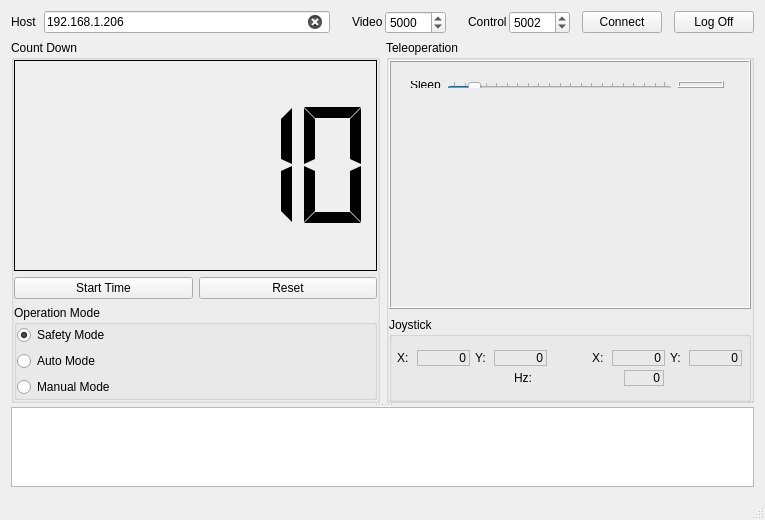
<?xml version="1.0" encoding="UTF-8"?>
<ui version="4.0">
 <class>MainWindow</class>
 <widget class="QMainWindow" name="MainWindow">
  <property name="geometry">
   <rect>
    <x>0</x>
    <y>0</y>
    <width>765</width>
    <height>520</height>
   </rect>
  </property>
  <property name="sizePolicy">
   <sizepolicy hsizetype="Preferred" vsizetype="Preferred">
    <horstretch>0</horstretch>
    <verstretch>0</verstretch>
   </sizepolicy>
  </property>
  <property name="minimumSize">
   <size>
    <width>550</width>
    <height>400</height>
   </size>
  </property>
  <property name="baseSize">
   <size>
    <width>0</width>
    <height>0</height>
   </size>
  </property>
  <property name="windowTitle">
   <string>EDT Panel</string>
  </property>
  <widget class="QWidget" name="centralWidget">
   <layout class="QVBoxLayout" name="verticalLayout">
    <item>
     <widget class="QSplitter" name="splitter">
      <property name="orientation">
       <enum>Qt::Vertical</enum>
      </property>
      <widget class="QWidget" name="widget" native="true">
       <layout class="QVBoxLayout" name="verticalLayout_2">
        <property name="leftMargin">
         <number>0</number>
        </property>
        <property name="topMargin">
         <number>0</number>
        </property>
        <property name="rightMargin">
         <number>0</number>
        </property>
        <property name="bottomMargin">
         <number>0</number>
        </property>
        <item>
         <layout class="QHBoxLayout" name="horizontalLayout">
          <property name="spacing">
           <number>2</number>
          </property>
          <property name="sizeConstraint">
           <enum>QLayout::SetFixedSize</enum>
          </property>
          <property name="leftMargin">
           <number>0</number>
          </property>
          <item>
           <widget class="QLabel" name="labelHost">
            <property name="sizePolicy">
             <sizepolicy hsizetype="Preferred" vsizetype="Fixed">
              <horstretch>0</horstretch>
              <verstretch>0</verstretch>
             </sizepolicy>
            </property>
            <property name="maximumSize">
             <size>
              <width>16777215</width>
              <height>16777215</height>
             </size>
            </property>
            <property name="text">
             <string>Host</string>
            </property>
           </widget>
          </item>
          <item>
           <spacer name="horizontalSpacer_2">
            <property name="orientation">
             <enum>Qt::Horizontal</enum>
            </property>
            <property name="sizeType">
             <enum>QSizePolicy::Fixed</enum>
            </property>
            <property name="sizeHint" stdset="0">
             <size>
              <width>5</width>
              <height>20</height>
             </size>
            </property>
           </spacer>
          </item>
          <item>
           <widget class="QLineEdit" name="hostAddressTextBox">
            <property name="sizePolicy">
             <sizepolicy hsizetype="Expanding" vsizetype="Fixed">
              <horstretch>0</horstretch>
              <verstretch>0</verstretch>
             </sizepolicy>
            </property>
            <property name="maximumSize">
             <size>
              <width>16777215</width>
              <height>16777215</height>
             </size>
            </property>
            <property name="mouseTracking">
             <bool>true</bool>
            </property>
            <property name="focusPolicy">
             <enum>Qt::ClickFocus</enum>
            </property>
            <property name="whatsThis">
             <string>Enter IP Adress of CC3000</string>
            </property>
            <property name="autoFillBackground">
             <bool>false</bool>
            </property>
            <property name="text">
             <string extracomment="1">192.168.1.206</string>
            </property>
            <property name="placeholderText">
             <string/>
            </property>
            <property name="clearButtonEnabled">
             <bool>true</bool>
            </property>
           </widget>
          </item>
          <item>
           <spacer name="horizontalSpacer">
            <property name="orientation">
             <enum>Qt::Horizontal</enum>
            </property>
            <property name="sizeType">
             <enum>QSizePolicy::Fixed</enum>
            </property>
            <property name="sizeHint" stdset="0">
             <size>
              <width>20</width>
              <height>20</height>
             </size>
            </property>
           </spacer>
          </item>
          <item>
           <widget class="QLabel" name="labelVideo">
            <property name="sizePolicy">
             <sizepolicy hsizetype="Preferred" vsizetype="Fixed">
              <horstretch>0</horstretch>
              <verstretch>0</verstretch>
             </sizepolicy>
            </property>
            <property name="maximumSize">
             <size>
              <width>16777215</width>
              <height>16777215</height>
             </size>
            </property>
            <property name="text">
             <string>Video</string>
            </property>
           </widget>
          </item>
          <item>
           <widget class="QSpinBox" name="spinBoxVideoPort">
            <property name="sizePolicy">
             <sizepolicy hsizetype="Fixed" vsizetype="Fixed">
              <horstretch>0</horstretch>
              <verstretch>0</verstretch>
             </sizepolicy>
            </property>
            <property name="maximumSize">
             <size>
              <width>16777215</width>
              <height>16777215</height>
             </size>
            </property>
            <property name="prefix">
             <string/>
            </property>
            <property name="minimum">
             <number>1024</number>
            </property>
            <property name="maximum">
             <number>65535</number>
            </property>
            <property name="value">
             <number>5000</number>
            </property>
           </widget>
          </item>
          <item>
           <spacer name="horizontalSpacer_6">
            <property name="orientation">
             <enum>Qt::Horizontal</enum>
            </property>
            <property name="sizeType">
             <enum>QSizePolicy::Minimum</enum>
            </property>
            <property name="sizeHint" stdset="0">
             <size>
              <width>20</width>
              <height>20</height>
             </size>
            </property>
           </spacer>
          </item>
          <item>
           <widget class="QLabel" name="labelControl">
            <property name="sizePolicy">
             <sizepolicy hsizetype="Preferred" vsizetype="Fixed">
              <horstretch>0</horstretch>
              <verstretch>0</verstretch>
             </sizepolicy>
            </property>
            <property name="maximumSize">
             <size>
              <width>16777215</width>
              <height>16777215</height>
             </size>
            </property>
            <property name="text">
             <string>Control</string>
            </property>
           </widget>
          </item>
          <item>
           <widget class="QSpinBox" name="spinBoxControlPort">
            <property name="sizePolicy">
             <sizepolicy hsizetype="Minimum" vsizetype="Fixed">
              <horstretch>0</horstretch>
              <verstretch>0</verstretch>
             </sizepolicy>
            </property>
            <property name="maximumSize">
             <size>
              <width>16777215</width>
              <height>16777215</height>
             </size>
            </property>
            <property name="minimum">
             <number>1024</number>
            </property>
            <property name="maximum">
             <number>65535</number>
            </property>
            <property name="value">
             <number>5002</number>
            </property>
           </widget>
          </item>
          <item>
           <spacer name="horizontalSpacer_5">
            <property name="orientation">
             <enum>Qt::Horizontal</enum>
            </property>
            <property name="sizeType">
             <enum>QSizePolicy::Fixed</enum>
            </property>
            <property name="sizeHint" stdset="0">
             <size>
              <width>10</width>
              <height>20</height>
             </size>
            </property>
           </spacer>
          </item>
          <item>
           <widget class="QPushButton" name="pushButtonConnect">
            <property name="sizePolicy">
             <sizepolicy hsizetype="Minimum" vsizetype="Fixed">
              <horstretch>0</horstretch>
              <verstretch>0</verstretch>
             </sizepolicy>
            </property>
            <property name="maximumSize">
             <size>
              <width>16777215</width>
              <height>16777215</height>
             </size>
            </property>
            <property name="text">
             <string>Connect</string>
            </property>
            <property name="checkable">
             <bool>true</bool>
            </property>
           </widget>
          </item>
          <item>
           <spacer name="horizontalSpacer_7">
            <property name="orientation">
             <enum>Qt::Horizontal</enum>
            </property>
            <property name="sizeType">
             <enum>QSizePolicy::Fixed</enum>
            </property>
            <property name="sizeHint" stdset="0">
             <size>
              <width>10</width>
              <height>20</height>
             </size>
            </property>
           </spacer>
          </item>
          <item>
           <widget class="QPushButton" name="pushButtonLog">
            <property name="sizePolicy">
             <sizepolicy hsizetype="Minimum" vsizetype="Fixed">
              <horstretch>0</horstretch>
              <verstretch>0</verstretch>
             </sizepolicy>
            </property>
            <property name="maximumSize">
             <size>
              <width>16777215</width>
              <height>16777215</height>
             </size>
            </property>
            <property name="baseSize">
             <size>
              <width>0</width>
              <height>0</height>
             </size>
            </property>
            <property name="text">
             <string>Log Off</string>
            </property>
            <property name="checkable">
             <bool>true</bool>
            </property>
           </widget>
          </item>
         </layout>
        </item>
        <item>
         <layout class="QHBoxLayout" name="horizontalLayout_2">
          <property name="spacing">
           <number>6</number>
          </property>
          <item>
           <widget class="QGroupBox" name="control">
            <property name="maximumSize">
             <size>
              <width>400</width>
              <height>16777215</height>
             </size>
            </property>
            <property name="title">
             <string>Count Down</string>
            </property>
            <layout class="QVBoxLayout" name="verticalLayout_10">
             <property name="spacing">
              <number>1</number>
             </property>
             <property name="leftMargin">
              <number>0</number>
             </property>
             <property name="topMargin">
              <number>0</number>
             </property>
             <property name="rightMargin">
              <number>0</number>
             </property>
             <property name="bottomMargin">
              <number>0</number>
             </property>
             <item>
              <layout class="QVBoxLayout" name="verticalLayout_8">
               <item>
                <widget class="QLCDNumber" name="countdownTimer">
                 <property name="sizePolicy">
                  <sizepolicy hsizetype="Minimum" vsizetype="Minimum">
                   <horstretch>0</horstretch>
                   <verstretch>1</verstretch>
                  </sizepolicy>
                 </property>
                 <property name="layoutDirection">
                  <enum>Qt::LeftToRight</enum>
                 </property>
                 <property name="autoFillBackground">
                  <bool>true</bool>
                 </property>
                 <property name="frameShape">
                  <enum>QFrame::Panel</enum>
                 </property>
                 <property name="frameShadow">
                  <enum>QFrame::Plain</enum>
                 </property>
                 <property name="lineWidth">
                  <number>1</number>
                 </property>
                 <property name="midLineWidth">
                  <number>0</number>
                 </property>
                 <property name="smallDecimalPoint">
                  <bool>false</bool>
                 </property>
                 <property name="digitCount">
                  <number>5</number>
                 </property>
                 <property name="segmentStyle">
                  <enum>QLCDNumber::Flat</enum>
                 </property>
                 <property name="value" stdset="0">
                  <double>10.000000000000000</double>
                 </property>
                </widget>
               </item>
               <item>
                <layout class="QHBoxLayout" name="horizontalLayout_4">
                 <item>
                  <widget class="QPushButton" name="startTimeButton">
                   <property name="text">
                    <string>Start Time</string>
                   </property>
                  </widget>
                 </item>
                 <item>
                  <widget class="QPushButton" name="resetTimeButton">
                   <property name="enabled">
                    <bool>true</bool>
                   </property>
                   <property name="text">
                    <string>Reset</string>
                   </property>
                  </widget>
                 </item>
                </layout>
               </item>
               <item>
                <widget class="QGroupBox" name="groupBox">
                 <property name="autoFillBackground">
                  <bool>false</bool>
                 </property>
                 <property name="title">
                  <string>Operation Mode</string>
                 </property>
                 <property name="flat">
                  <bool>false</bool>
                 </property>
                 <layout class="QVBoxLayout" name="verticalLayout_4">
                  <property name="spacing">
                   <number>1</number>
                  </property>
                  <property name="leftMargin">
                   <number>0</number>
                  </property>
                  <property name="topMargin">
                   <number>0</number>
                  </property>
                  <property name="rightMargin">
                   <number>0</number>
                  </property>
                  <property name="bottomMargin">
                   <number>0</number>
                  </property>
                  <item>
                   <layout class="QVBoxLayout" name="verticalLayout_3">
                    <item>
                     <widget class="QRadioButton" name="radioButtonSafe">
                      <property name="text">
                       <string>Safety Mode</string>
                      </property>
                      <property name="checked">
                       <bool>true</bool>
                      </property>
                     </widget>
                    </item>
                    <item>
                     <widget class="QRadioButton" name="radioButtonAuto">
                      <property name="text">
                       <string>Auto Mode</string>
                      </property>
                     </widget>
                    </item>
                    <item>
                     <widget class="QRadioButton" name="radioButtonMan">
                      <property name="text">
                       <string>Manual Mode</string>
                      </property>
                     </widget>
                    </item>
                   </layout>
                  </item>
                 </layout>
                </widget>
               </item>
              </layout>
             </item>
            </layout>
           </widget>
          </item>
          <item>
           <widget class="QGroupBox" name="groupBoxControl">
            <property name="sizePolicy">
             <sizepolicy hsizetype="Preferred" vsizetype="Expanding">
              <horstretch>0</horstretch>
              <verstretch>0</verstretch>
             </sizepolicy>
            </property>
            <property name="autoFillBackground">
             <bool>false</bool>
            </property>
            <property name="title">
             <string>Teleoperation</string>
            </property>
            <property name="flat">
             <bool>false</bool>
            </property>
            <property name="checkable">
             <bool>false</bool>
            </property>
            <property name="checked">
             <bool>false</bool>
            </property>
            <layout class="QVBoxLayout" name="verticalLayout_6">
             <property name="spacing">
              <number>1</number>
             </property>
             <property name="leftMargin">
              <number>0</number>
             </property>
             <property name="topMargin">
              <number>0</number>
             </property>
             <property name="rightMargin">
              <number>0</number>
             </property>
             <property name="bottomMargin">
              <number>0</number>
             </property>
             <item>
              <layout class="QVBoxLayout" name="verticalLayout_5">
               <item>
                <widget class="QFrame" name="frame_2">
                 <property name="frameShape">
                  <enum>QFrame::Box</enum>
                 </property>
                 <property name="frameShadow">
                  <enum>QFrame::Raised</enum>
                 </property>
                 <property name="lineWidth">
                  <number>1</number>
                 </property>
                 <widget class="QWidget" name="layoutWidget">
                  <property name="geometry">
                   <rect>
                    <x>10</x>
                    <y>10</y>
                    <width>336</width>
                    <height>29</height>
                   </rect>
                  </property>
                  <layout class="QHBoxLayout" name="horizontalLayout_3">
                   <item>
                    <widget class="QLabel" name="labelControlRate">
                     <property name="sizePolicy">
                      <sizepolicy hsizetype="Fixed" vsizetype="Fixed">
                       <horstretch>0</horstretch>
                       <verstretch>0</verstretch>
                      </sizepolicy>
                     </property>
                     <property name="lineWidth">
                      <number>1</number>
                     </property>
                     <property name="text">
                      <string>Sleep</string>
                     </property>
                     <property name="textFormat">
                      <enum>Qt::AutoText</enum>
                     </property>
                    </widget>
                   </item>
                   <item>
                    <widget class="QSlider" name="horizontalRateSlider">
                     <property name="sizePolicy">
                      <sizepolicy hsizetype="Expanding" vsizetype="Fixed">
                       <horstretch>0</horstretch>
                       <verstretch>0</verstretch>
                      </sizepolicy>
                     </property>
                     <property name="minimum">
                      <number>1</number>
                     </property>
                     <property name="maximum">
                      <number>200</number>
                     </property>
                     <property name="singleStep">
                      <number>10</number>
                     </property>
                     <property name="value">
                      <number>20</number>
                     </property>
                     <property name="orientation">
                      <enum>Qt::Horizontal</enum>
                     </property>
                     <property name="tickPosition">
                      <enum>QSlider::TicksAbove</enum>
                     </property>
                    </widget>
                   </item>
                   <item>
                    <widget class="QLCDNumber" name="lcdRateNumber">
                     <property name="sizePolicy">
                      <sizepolicy hsizetype="Minimum" vsizetype="Fixed">
                       <horstretch>0</horstretch>
                       <verstretch>0</verstretch>
                      </sizepolicy>
                     </property>
                     <property name="frameShape">
                      <enum>QFrame::Box</enum>
                     </property>
                     <property name="frameShadow">
                      <enum>QFrame::Raised</enum>
                     </property>
                     <property name="digitCount">
                      <number>3</number>
                     </property>
                     <property name="segmentStyle">
                      <enum>QLCDNumber::Flat</enum>
                     </property>
                     <property name="value" stdset="0">
                      <double>0.000000000000000</double>
                     </property>
                    </widget>
                   </item>
                  </layout>
                 </widget>
                </widget>
               </item>
               <item>
                <widget class="QGroupBox" name="groupBoxJoystick">
                 <property name="sizePolicy">
                  <sizepolicy hsizetype="Preferred" vsizetype="Preferred">
                   <horstretch>0</horstretch>
                   <verstretch>0</verstretch>
                  </sizepolicy>
                 </property>
                 <property name="minimumSize">
                  <size>
                   <width>0</width>
                   <height>85</height>
                  </size>
                 </property>
                 <property name="maximumSize">
                  <size>
                   <width>16777215</width>
                   <height>80</height>
                  </size>
                 </property>
                 <property name="sizeIncrement">
                  <size>
                   <width>0</width>
                   <height>0</height>
                  </size>
                 </property>
                 <property name="baseSize">
                  <size>
                   <width>0</width>
                   <height>0</height>
                  </size>
                 </property>
                 <property name="title">
                  <string>Joystick</string>
                 </property>
                 <layout class="QVBoxLayout" name="verticalLayout_9">
                  <property name="spacing">
                   <number>0</number>
                  </property>
                  <property name="leftMargin">
                   <number>0</number>
                  </property>
                  <property name="topMargin">
                   <number>0</number>
                  </property>
                  <property name="rightMargin">
                   <number>0</number>
                  </property>
                  <property name="bottomMargin">
                   <number>0</number>
                  </property>
                  <item>
                   <layout class="QVBoxLayout" name="verticalLayout_7" stretch="0,0">
                    <property name="spacing">
                     <number>0</number>
                    </property>
                    <property name="sizeConstraint">
                     <enum>QLayout::SetDefaultConstraint</enum>
                    </property>
                    <property name="leftMargin">
                     <number>0</number>
                    </property>
                    <property name="topMargin">
                     <number>0</number>
                    </property>
                    <item>
                     <layout class="QHBoxLayout" name="horizontalLayoutJoyValues">
                      <property name="spacing">
                       <number>0</number>
                      </property>
                      <item>
                       <widget class="QLabel" name="labelJoyXLeft">
                        <property name="sizePolicy">
                         <sizepolicy hsizetype="Fixed" vsizetype="Preferred">
                          <horstretch>0</horstretch>
                          <verstretch>0</verstretch>
                         </sizepolicy>
                        </property>
                        <property name="text">
                         <string>X: </string>
                        </property>
                       </widget>
                      </item>
                      <item>
                       <widget class="QLabel" name="labelJoyXLeftValue">
                        <property name="sizePolicy">
                         <sizepolicy hsizetype="Fixed" vsizetype="Maximum">
                          <horstretch>0</horstretch>
                          <verstretch>0</verstretch>
                         </sizepolicy>
                        </property>
                        <property name="minimumSize">
                         <size>
                          <width>53</width>
                          <height>0</height>
                         </size>
                        </property>
                        <property name="frameShape">
                         <enum>QFrame::StyledPanel</enum>
                        </property>
                        <property name="text">
                         <string>0</string>
                        </property>
                        <property name="alignment">
                         <set>Qt::AlignRight|Qt::AlignTrailing|Qt::AlignVCenter</set>
                        </property>
                       </widget>
                      </item>
                      <item>
                       <widget class="QLabel" name="labelJoyYLeft">
                        <property name="sizePolicy">
                         <sizepolicy hsizetype="Fixed" vsizetype="Preferred">
                          <horstretch>0</horstretch>
                          <verstretch>0</verstretch>
                         </sizepolicy>
                        </property>
                        <property name="text">
                         <string>Y: </string>
                        </property>
                       </widget>
                      </item>
                      <item>
                       <widget class="QLabel" name="labelJoyYLeftValue">
                        <property name="sizePolicy">
                         <sizepolicy hsizetype="Fixed" vsizetype="Maximum">
                          <horstretch>0</horstretch>
                          <verstretch>0</verstretch>
                         </sizepolicy>
                        </property>
                        <property name="minimumSize">
                         <size>
                          <width>53</width>
                          <height>0</height>
                         </size>
                        </property>
                        <property name="frameShape">
                         <enum>QFrame::StyledPanel</enum>
                        </property>
                        <property name="text">
                         <string>0</string>
                        </property>
                        <property name="alignment">
                         <set>Qt::AlignRight|Qt::AlignTrailing|Qt::AlignVCenter</set>
                        </property>
                       </widget>
                      </item>
                      <item>
                       <spacer name="horizontalSpacer_4">
                        <property name="orientation">
                         <enum>Qt::Horizontal</enum>
                        </property>
                        <property name="sizeType">
                         <enum>QSizePolicy::Preferred</enum>
                        </property>
                        <property name="sizeHint" stdset="0">
                         <size>
                          <width>40</width>
                          <height>20</height>
                         </size>
                        </property>
                       </spacer>
                      </item>
                      <item>
                       <widget class="QLabel" name="labelJoyXRight">
                        <property name="sizePolicy">
                         <sizepolicy hsizetype="Fixed" vsizetype="Preferred">
                          <horstretch>0</horstretch>
                          <verstretch>0</verstretch>
                         </sizepolicy>
                        </property>
                        <property name="text">
                         <string>X: </string>
                        </property>
                       </widget>
                      </item>
                      <item>
                       <widget class="QLabel" name="labelJoyXRightValue">
                        <property name="sizePolicy">
                         <sizepolicy hsizetype="Fixed" vsizetype="Maximum">
                          <horstretch>0</horstretch>
                          <verstretch>0</verstretch>
                         </sizepolicy>
                        </property>
                        <property name="minimumSize">
                         <size>
                          <width>53</width>
                          <height>0</height>
                         </size>
                        </property>
                        <property name="frameShape">
                         <enum>QFrame::StyledPanel</enum>
                        </property>
                        <property name="text">
                         <string>0</string>
                        </property>
                        <property name="alignment">
                         <set>Qt::AlignRight|Qt::AlignTrailing|Qt::AlignVCenter</set>
                        </property>
                       </widget>
                      </item>
                      <item>
                       <widget class="QLabel" name="labelJoyYRight">
                        <property name="sizePolicy">
                         <sizepolicy hsizetype="Fixed" vsizetype="Preferred">
                          <horstretch>0</horstretch>
                          <verstretch>0</verstretch>
                         </sizepolicy>
                        </property>
                        <property name="text">
                         <string>Y: </string>
                        </property>
                       </widget>
                      </item>
                      <item>
                       <widget class="QLabel" name="labelJoyYRightValue">
                        <property name="sizePolicy">
                         <sizepolicy hsizetype="Fixed" vsizetype="Maximum">
                          <horstretch>0</horstretch>
                          <verstretch>0</verstretch>
                         </sizepolicy>
                        </property>
                        <property name="minimumSize">
                         <size>
                          <width>53</width>
                          <height>0</height>
                         </size>
                        </property>
                        <property name="frameShape">
                         <enum>QFrame::StyledPanel</enum>
                        </property>
                        <property name="text">
                         <string>0</string>
                        </property>
                        <property name="alignment">
                         <set>Qt::AlignRight|Qt::AlignTrailing|Qt::AlignVCenter</set>
                        </property>
                       </widget>
                      </item>
                     </layout>
                    </item>
                    <item>
                     <layout class="QHBoxLayout" name="horizontalLayoutJoyHz">
                      <item>
                       <spacer name="horizontalSpacer_3">
                        <property name="orientation">
                         <enum>Qt::Horizontal</enum>
                        </property>
                        <property name="sizeType">
                         <enum>QSizePolicy::Preferred</enum>
                        </property>
                        <property name="sizeHint" stdset="0">
                         <size>
                          <width>40</width>
                          <height>20</height>
                         </size>
                        </property>
                       </spacer>
                      </item>
                      <item>
                       <widget class="QLabel" name="label">
                        <property name="sizePolicy">
                         <sizepolicy hsizetype="Maximum" vsizetype="Preferred">
                          <horstretch>0</horstretch>
                          <verstretch>0</verstretch>
                         </sizepolicy>
                        </property>
                        <property name="text">
                         <string>Hz: </string>
                        </property>
                       </widget>
                      </item>
                      <item>
                       <widget class="QLabel" name="label_2">
                        <property name="sizePolicy">
                         <sizepolicy hsizetype="Fixed" vsizetype="Maximum">
                          <horstretch>0</horstretch>
                          <verstretch>0</verstretch>
                         </sizepolicy>
                        </property>
                        <property name="minimumSize">
                         <size>
                          <width>40</width>
                          <height>0</height>
                         </size>
                        </property>
                        <property name="frameShape">
                         <enum>QFrame::StyledPanel</enum>
                        </property>
                        <property name="frameShadow">
                         <enum>QFrame::Plain</enum>
                        </property>
                        <property name="text">
                         <string>0</string>
                        </property>
                        <property name="alignment">
                         <set>Qt::AlignRight|Qt::AlignTrailing|Qt::AlignVCenter</set>
                        </property>
                       </widget>
                      </item>
                     </layout>
                    </item>
                   </layout>
                  </item>
                 </layout>
                </widget>
               </item>
              </layout>
             </item>
            </layout>
           </widget>
          </item>
         </layout>
        </item>
       </layout>
      </widget>
      <widget class="QTableView" name="tableView">
       <property name="sizePolicy">
        <sizepolicy hsizetype="Preferred" vsizetype="MinimumExpanding">
         <horstretch>0</horstretch>
         <verstretch>0</verstretch>
        </sizepolicy>
       </property>
       <property name="maximumSize">
        <size>
         <width>16777215</width>
         <height>80</height>
        </size>
       </property>
       <property name="baseSize">
        <size>
         <width>0</width>
         <height>0</height>
        </size>
       </property>
      </widget>
     </widget>
    </item>
   </layout>
  </widget>
  <widget class="QStatusBar" name="statusBar"/>
 </widget>
 <layoutdefault spacing="6" margin="11"/>
 <tabstops>
  <tabstop>pushButtonConnect</tabstop>
  <tabstop>spinBoxControlPort</tabstop>
  <tabstop>spinBoxVideoPort</tabstop>
  <tabstop>radioButtonSafe</tabstop>
  <tabstop>radioButtonAuto</tabstop>
  <tabstop>radioButtonMan</tabstop>
  <tabstop>startTimeButton</tabstop>
  <tabstop>resetTimeButton</tabstop>
  <tabstop>horizontalRateSlider</tabstop>
  <tabstop>tableView</tabstop>
 </tabstops>
 <resources/>
 <connections/>
</ui>
